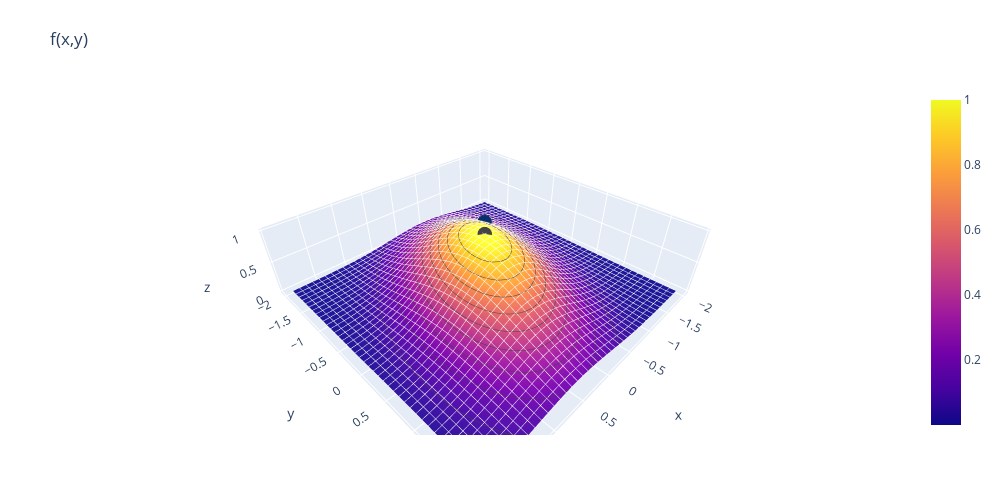

This figure's notebook cell:
### Code cell
import plotly.graph_objects as go
fig = go.Figure(data=[go.Surface(
    z=fxy, x=xv, y=yv,
    contours = {
        "x": {"show": True, "start": -2, "end": 2, "size": 0.1, "color":"white"},
        "y": {"show": True, "start": -2, "end": 2, "size": 0.1, "color":"white"},
        "z": {"show": True, "start": 0, "end": 1, "size": 0.1}
    },
)])

fig.update_layout(title='f(x,y)', autosize=False,
                  width=1000, height=500,
                  margin=dict(l=65, r=50, b=65, t=90))
fig.add_scatter3d(x=GDX[:,0], y=GDX[:,1], z =f(x=GDX[:,0], y=GDX[:,1]), mode='markers', 
                  marker=dict(size=5, color=X.flatten(),               
                              colorscale='Blues'))


fig.show()

### Figure 1 — Plotly figure (JSON) as saved in the notebook; plotly's stock layout.template omitted (floating-point values rounded to 4 significant figures; data arrays with more than 128 entries replaced by an {"elided": "..."} marker saying what was removed)
{"data": [{"contours": {"x": {"color": "white", "end": 2, "show": true, "size": 0.1, "start": -2}, "y": {"color": "white", "end": 2, "show": true, "size": 0.1, "start": -2}, "z": {"end": 1, "show": true, "size": 0.1, "start": 0}}, "type": "surface", "x": {"elided": "40x40 float values"}, "y": {"elided": "40x40 float values"}, "z": {"elided": "40x40 float values"}}, {"marker": {"color": [-2.08e-322, -3.46e-322], "colorscale": [[0, "rgb(247,251,255)"], [0.125, "rgb(222,235,247)"], [0.25, "rgb(198,219,239)"], [0.375, "rgb(158,202,225)"], [0.5, "rgb(107,174,214)"], [0.625, "rgb(66,146,198)"], [0.75, "rgb(33,113,181)"], [0.875, "rgb(8,81,156)"], [1, "rgb(8,48,107)"]], "size": 5}, "mode": "markers", "type": "scatter3d", "x": [-0.9945, -0.0002902, -1.013e-07, -3.534e-11, -1.233e-14, -4.303e-18, -1.502e-21, -5.24e-25, -1.829e-28, -6.381e-32, -2.227e-35, -7.771e-39, -2.712e-42, -9.463e-46, -3.302e-49, -1.152e-52, -4.022e-56, -1.403e-59, -4.897e-63, -1.709e-66, -5.964e-70, -2.081e-73, -7.263e-77, -2.535e-80, -8.845e-84, -3.086e-87, -1.077e-90, -3.759e-94, -1.312e-97, -4.577e-101, -1.597e-104, -5.574e-108, -1.945e-111, -6.788e-115, -2.369e-118, -8.266e-122, -2.885e-125, -1.007e-128, -3.513e-132, -1.226e-135, -4.278e-139, -1.493e-142, -5.209e-146, -1.818e-149, -6.344e-153, -2.214e-156, -7.726e-160, -2.696e-163, -9.408e-167, -3.283e-170, -1.146e-173, -3.998e-177, -1.395e-180, -4.869e-184, -1.699e-187, -5.929e-191, -2.069e-194, -7.22e-198, -2.52e-201, -8.793e-205, -3.068e-208, -1.071e-211, -3.737e-215, -1.304e-218, -4.55e-222, -1.588e-225, -5.541e-229, -1.934e-232, -6.748e-236, -2.355e-239, -8.218e-243, -2.868e-246, -1.001e-249, -3.492e-253, -1.219e-256, -4.253e-260, -1.484e-263, -5.179e-267, -1.807e-270, -6.307e-274, -2.201e-277, -7.68e-281, -2.68e-284, -9.353e-288, -3.264e-291, -1.139e-294, -3.975e-298, -1.387e-301, -4.84e-305, -1.689e-308, -5.894e-312, -2.057e-315, -7.178e-319, -2.87e-322, -2.08e-322, -2.08e-322, -2.08e-322, -2.08e-322, -2.08e-322, -2.08e-322], "y": [-0.9982, -0.0007005, -2.445e-07, -8.531e-11, -2.977e-14, -1.039e-17, -3.625e-21, -1.265e-24, -4.415e-28, -1.541e-31, -5.376e-35, -1.876e-38, -6.547e-42, -2.285e-45, -7.973e-49, -2.782e-52, -9.709e-56, -3.388e-59, -1.182e-62, -4.126e-66, -1.44e-69, -5.025e-73, -1.753e-76, -6.119e-80, -2.135e-83, -7.451e-87, -2.6e-90, -9.074e-94, -3.167e-97, -1.105e-100, -3.856e-104, -1.346e-107, -4.696e-111, -1.639e-114, -5.719e-118, -1.996e-121, -6.964e-125, -2.43e-128, -8.481e-132, -2.959e-135, -1.033e-138, -3.604e-142, -1.258e-145, -4.389e-149, -1.532e-152, -5.345e-156, -1.865e-159, -6.509e-163, -2.271e-166, -7.926e-170, -2.766e-173, -9.652e-177, -3.368e-180, -1.175e-183, -4.102e-187, -1.431e-190, -4.995e-194, -1.743e-197, -6.083e-201, -2.123e-204, -7.408e-208, -2.585e-211, -9.021e-215, -3.148e-218, -1.099e-221, -3.834e-225, -1.338e-228, -4.669e-232, -1.629e-235, -5.685e-239, -1.984e-242, -6.923e-246, -2.416e-249, -8.431e-253, -2.942e-256, -1.027e-259, -3.583e-263, -1.25e-266, -4.363e-270, -1.523e-273, -5.313e-277, -1.854e-280, -6.471e-284, -2.258e-287, -7.88e-291, -2.75e-294, -9.596e-298, -3.349e-301, -1.169e-304, -4.078e-308, -1.423e-311, -4.966e-315, -1.733e-318, -6.57e-322, -3.46e-322, -3.46e-322, -3.46e-322, -3.46e-322, -3.46e-322, -3.46e-322], "z": [0.3713, 1.0, 1.0, 1, 1, 1, 1, 1, 1, 1, 1, 1, 1, 1, 1, 1, 1, 1, 1, 1, 1, 1, 1, 1, 1, 1, 1, 1, 1, 1, 1, 1, 1, 1, 1, 1, 1, 1, 1, 1, 1, 1, 1, 1, 1, 1, 1, 1, 1, 1, 1, 1, 1, 1, 1, 1, 1, 1, 1, 1, 1, 1, 1, 1, 1, 1, 1, 1, 1, 1, 1, 1, 1, 1, 1, 1, 1, 1, 1, 1, 1, 1, 1, 1, 1, 1, 1, 1, 1, 1, 1, 1, 1, 1, 1, 1, 1, 1, 1, 1]}], "layout": {"autosize": false, "height": 500, "margin": {"b": 65, "l": 65, "r": 50, "t": 90}, "title": {"text": "f(x,y)"}, "width": 1000}}
